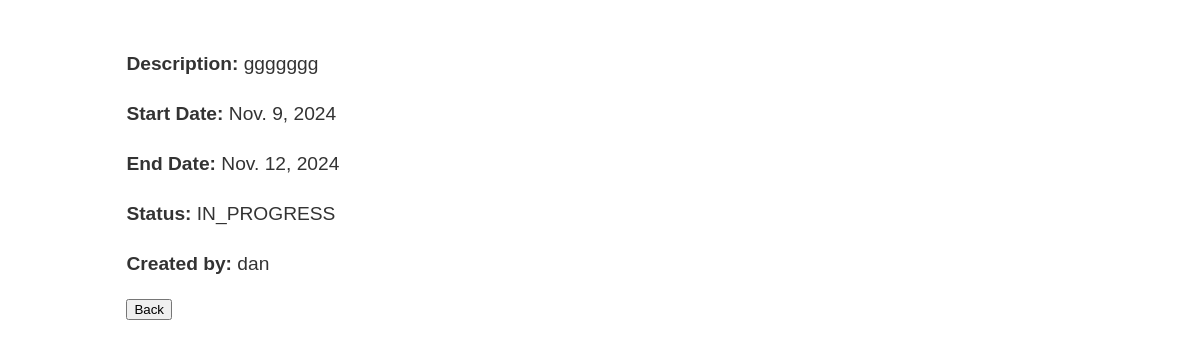
Screenshot of /project/project/1/ (signed in) with the database file from the repository.
### project/models.py (models this page shows, shortened)
class Project(models.Model):
    title = models.CharField(max_length=255)
    description = models.TextField()
    user = models.ForeignKey(User, on_delete=models.CASCADE, related_name='projects')
    assigned_to = models.ForeignKey(User, on_delete=models.CASCADE, related_name='assigned_projects', default=1)
    start_date = models.DateField()
    end_date = models.DateField()
    status_choices = [
        ('IN_PROGRESS', 'In Progress'),
        ('COMPLETED', 'Completed'),
        ('ON_HOLD', 'On Hold'),
    ]
    status = models.CharField(max_length=20, choices=status_choices, default='IN_PROGRESS')
    documentation = models.FileField(upload_to='documents/', null=True, blank=True)
    created_at = models.DateTimeField(auto_now_add=True)
    updated_at = models.DateTimeField(auto_now=True)

### project/views.py (the view)
# urls.py: path('project/<int:pk>/', ProjectDetailView.as_view(), name='project-detail'),
class ProjectDetailView(LoginRequiredMixin, DetailView):
    model = Project
    template_name = 'project/project_detail.html'
    context_object_name = 'project'

### project/templates/project/project_detail.html (shortened to what this page needs)
{% block content %}
<div class="project-detail-container" style="width: 80%; margin: 0 auto; padding: 20px; font-family: Arial, sans-serif; color: #333;">
    <p style="font-size: 1.2em; line-height: 1.6;"><strong>Description:</strong> {{ project.description }}</p>
    <p style="font-size: 1.2em; line-height: 1.6;"><strong>Start Date:</strong> {{ project.start_date }}</p>
    <p style="font-size: 1.2em; line-height: 1.6;"><strong>End Date:</strong> {{ project.end_date }}</p>
    <p style="font-size: 1.2em; line-height: 1.6;"><strong>Status:</strong> {{ project.status }}</p>
    <p style="font-size: 1.2em; line-height: 1.6;"><strong>Created by:</strong> {{ project.user.username }}</p>
    <button onclick="goBack()">Back</button>
</div>
{% endblock %}

### rows the page displays
Project: description "ggggggg", start_date "Nov. 9, 2024", end_date "Nov. 12, 2024", status "IN_PROGRESS", user.username "dan"
